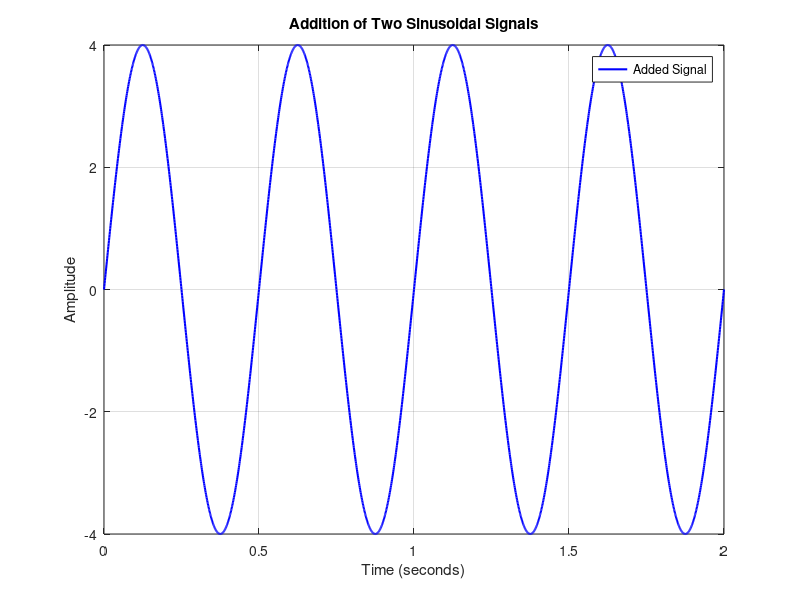

Write the MATLAB code that produced this figure.

clc;
clear;
close all;

% SIGNAL ADDITION

% 1. Define parameters
A1 = 3;
A2 = 1;

f1 = 2;
f2 = 2;

Fs = 1000;
T = 1/Fs;

t = 0:T:2;

% 2. Generate two signals
x1 = A1*sin(2*pi*f1*t);
x2 = A2*sin(2*pi*f2*t);

% 3. Add the two signals
y = x1 + x2;

% 4. Plot the resultant signal
figure;

plot(t, y, 'b', 'LineWidth', 1.5);

grid on;
xlabel('Time (seconds)');
ylabel('Amplitude');
title('Addition of Two Sinusoidal Signals');

legend('Added Signal');
xlim([0 2]);

% 5. Save the result
exportgraphics(gcf, 'Results/signal_addition.png', ...
    'Resolution', 300);
